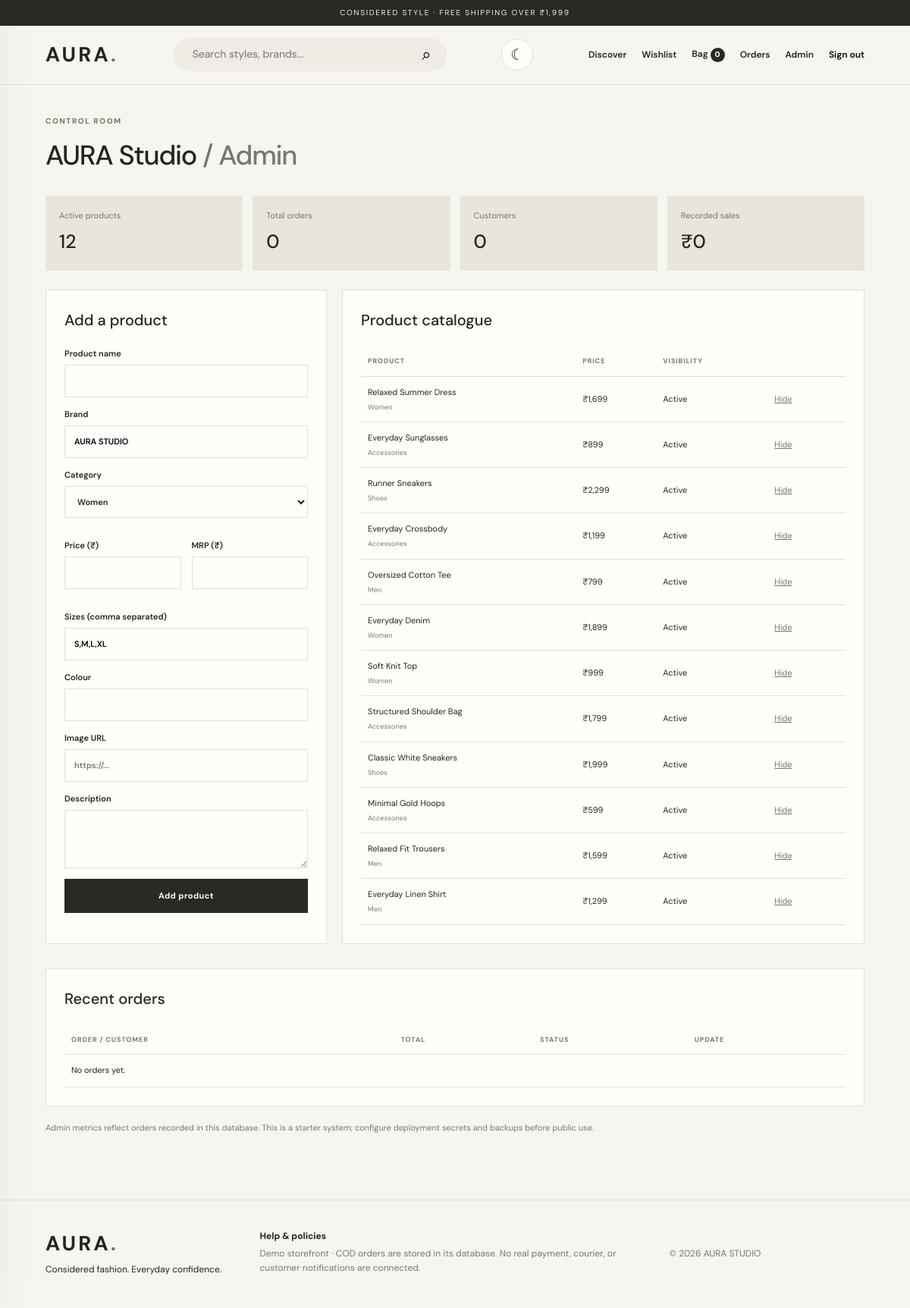
The page /admin (signed in) on the database its author committed.
### tables this page shows
CREATE TABLE products(id INTEGER PRIMARY KEY, name TEXT NOT NULL, brand TEXT NOT NULL, category TEXT NOT NULL, price INTEGER NOT NULL, old_price INTEGER NOT NULL DEFAULT 0, sizes TEXT NOT NULL DEFAULT 'One Size', color TEXT NOT NULL DEFAULT '', image TEXT NOT NULL DEFAULT '', description TEXT NOT NULL DEFAULT '', active INTEGER NOT NULL DEFAULT 1, created_at TEXT DEFAULT CURRENT_TIMESTAMP);

### app.py (the view)
@app.route('/admin')
@login_required
@admin_required
def admin():
    conn=db(); products=conn.execute('SELECT * FROM products ORDER BY id DESC').fetchall(); orders=conn.execute('SELECT o.*,u.email FROM orders o JOIN users u ON u.id=o.user_id ORDER BY o.id DESC LIMIT 100').fetchall()
    stats={'products':conn.execute('SELECT COUNT(*) FROM products WHERE active=1').fetchone()[0], 'orders':conn.execute('SELECT COUNT(*) FROM orders').fetchone()[0], 'users':conn.execute('SELECT COUNT(*) FROM users WHERE is_admin=0').fetchone()[0], 'sales':conn.execute("SELECT COALESCE(SUM(total),0) FROM orders WHERE status!='Cancelled'").fetchone()[0]}
    return render_template('admin.html', products=products, orders=orders, stats=stats)

### app.py (called while the page is built)
def db():
    if 'db' not in g:
        g.db = sqlite3.connect(DB_PATH)
        g.db.row_factory = sqlite3.Row
        g.db.execute('PRAGMA foreign_keys = ON')
    return g.db

@app.context_processor
def inject_globals():
    user = None
    if session.get('user_id'):
        user = db().execute('SELECT id,name,email,is_admin FROM users WHERE id=?', (session['user_id'],)).fetchone()
    cart = session.get('cart', {})
    return {'current_user': user, 'cart_count': sum(int(v.get('qty',1)) for v in cart.values()), 'year': 2026}

def login_required(fn):
    @wraps(fn)
    def wrapped(*a, **kw):
        if not session.get('user_id'):
            flash('Please sign in to continue.', 'info'); return redirect(url_for('login', next=request.path))
        return fn(*a, **kw)
    return wrapped

def admin_required(fn):
    @wraps(fn)
    def wrapped(*a, **kw):
        u = db().execute('SELECT is_admin FROM users WHERE id=?', (session.get('user_id', -1),)).fetchone()
        if not u or not u['is_admin']: abort(403)
        return fn(*a, **kw)
    return wrapped

def csrf_token():
    if '_csrf' not in session: session['_csrf'] = secrets.token_urlsafe(24)
    return session['_csrf']

@app.before_request
def csrf_protect():
    if request.method == 'POST':
        token = request.form.get('_csrf') or request.headers.get('X-CSRF-Token')
        if not token or not secrets.compare_digest(token, session.get('_csrf', '')):
            abort(400, 'Invalid or expired form token. Refresh and try again.')

### templates/admin.html
{% extends 'base.html' %}{% block title %}Admin studio — AURA{% endblock %}{% block content %}<section class="section"><p class="eyebrow">CONTROL ROOM</p><h1>AURA Studio <span class="muted">/ Admin</span></h1><div class="stats"><div><span>Active products</span><b>{{ stats.products }}</b></div><div><span>Total orders</span><b>{{ stats.orders }}</b></div><div><span>Customers</span><b>{{ stats.users }}</b></div><div><span>Recorded sales</span><b>₹{{ '{:,}'.format(stats.sales) }}</b></div></div><div class="adminlayout"><form class="panel" method="post" action="{{ url_for('admin_product_add') }}"><input type="hidden" name="_csrf" value="{{ csrf_token() }}"><h2>Add a product</h2><label>Product name<input name="name" required></label><label>Brand<input name="brand" value="AURA STUDIO" required></label><label>Category<select name="category"><option>Women</option><option>Men</option><option>Shoes</option><option>Accessories</option><option>Beauty</option></select></label><div class="twocol"><label>Price (₹)<input name="price" type="number" min="1" required></label><label>MRP (₹)<input name="old_price" type="number" min="1" required></label></div><label>Sizes (comma separated)<input name="sizes" value="S,M,L,XL" required></label><label>Colour<input name="color"></label><label>Image URL<input name="image" type="url" required placeholder="https://..."></label><label>Description<textarea name="description" required rows="3"></textarea></label><button class="button dark full">Add product</button></form><div class="panel"><h2>Product catalogue</h2><div class="tablewrap"><table><thead><tr><th>Product</th><th>Price</th><th>Visibility</th><th></th></tr></thead><tbody>{% for p in products %}<tr><td>{{ p.name }}<small>{{ p.category }}</small></td><td>₹{{ '{:,}'.format(p.price) }}</td><td>{{ 'Active' if p.active else 'Hidden' }}</td><td><form method="post" action="{{ url_for('admin_product_toggle',product_id=p.id) }}"><input type="hidden" name="_csrf" value="{{ csrf_token() }}"><button class="textbutton">{{ 'Hide' if p.active else 'Activate' }}</button></form></td></tr>{% endfor %}</tbody></table></div></div></div><div class="panel space" id="orders"><h2>Recent orders</h2><div class="tablewrap"><table><thead><tr><th>Order / customer</th><th>Total</th><th>Status</th><th>Update</th></tr></thead><tbody>{% for o in orders %}<tr><td><b>{{ o.order_no }}</b><small>{{ o.email }}</small></td><td>₹{{ '{:,}'.format(o.total) }}</td><td>{{ o.status }}</td><td><form method="post" action="{{ url_for('admin_order_status',order_id=o.id) }}" class="statusform"><input type="hidden" name="_csrf" value="{{ csrf_token() }}"><select name="status">{% for s in ['Placed','Confirmed','Packed','Shipped','Delivered','Cancelled'] %}<option {{ 'selected' if s==o.status else '' }}>{{ s }}</option>{% endfor %}</select><button class="button outline small">Save</button></form></td></tr>{% else %}<tr><td colspan="4">No orders yet.</td></tr>{% endfor %}</tbody></table></div></div><p class="muted tiny">Admin metrics reflect orders recorded in this database. This is a starter system; configure deployment secrets and backups before public use.</p></section>{% endblock %}

### static/style.css (style rules this page uses)
:root { --paper:#f7f5ef;--white:#fffefa;--ink:#24251f;--muted:#77786e;--line:#e3e0d6;--olive:#73765c;--accent:#d8c7ad }
* { box-sizing:border-box }
html { scroll-behavior:smooth }
body { margin:0;background:var(--paper);color:var(--ink);font-family:'DM Sans',Arial,sans-serif;font-size:14px;line-height:1.55 }
button,input,select,textarea { font:inherit }
button,a,select { cursor:pointer }
.eyebrow,.brand,.label { font-size:10px;letter-spacing:.16em;font-weight:700;color:var(--olive);text-transform:uppercase }
.button { display:inline-flex;justify-content:center;align-items:center;border:1px solid transparent;padding:13px 19px;font-size:11px;font-weight:700;letter-spacing:.04em;transition:.2s;min-height:43px }
.button.dark { background:#292a23;color:#fffefa }
.button.full { width:100% }
.section { padding:30px clamp(18px,5vw,75px) 75px;max-width:1600px;margin:auto }
.sectionhead h2,.section h1 { font-size:clamp(28px,3vw,42px);font-weight:500;letter-spacing:-.035em;margin:6px 0 }
.muted { color:var(--muted) }
.tiny { font-size:11px }
.filters select,select { padding:10px;border:1px solid var(--line);background:var(--white);color:var(--ink) }
.space { margin-top:12px }
.textbutton { border:0;background:transparent;text-decoration:underline;color:var(--muted);font-size:11px;padding:7px }
.summary,.panel,.authcard { background:var(--white);border:1px solid var(--line);padding:24px }
.summary h2,.panel h2,.authcard h2 { font-size:20px;font-weight:500;margin:0 0 20px }
.authcard label,.panel label { display:block;font-size:11px;font-weight:600;margin:14px 0 }
.authcard label input,.panel input:not([type=hidden]),.panel textarea,.panel select,.authcard input:not([type=hidden]),.checkoutgrid input { display:block;width:100%;padding:12px;margin-top:6px;border:1px solid var(--line);background:#fffefa;outline-color:var(--olive) }
.panel { margin-bottom:20px }
.twocol { display:grid;grid-template-columns:1fr 1fr;gap:14px }
.stats { display:grid;grid-template-columns:repeat(4,1fr);gap:13px;margin:25px 0 }
.stats div { background:#e8e5da;padding:18px }
.stats span { display:block;font-size:11px;color:var(--muted) }
.stats b { display:block;font-size:25px;margin-top:7px;font-weight:500 }
.adminlayout { display:grid;grid-template-columns:.7fr 1.3fr;gap:20px }
.tablewrap { overflow:auto }
table { width:100%;border-collapse:collapse;font-size:11px;text-align:left }
th,td { padding:12px 9px;border-bottom:1px solid var(--line);vertical-align:middle }
th { font-size:9px;letter-spacing:.1em;text-transform:uppercase;color:var(--muted) }
td small { display:block;color:var(--muted);margin-top:4px }

### rows shown on the page
products: name "Relaxed Summer Dress", category "Women", price "1,699", active "Active", active "Hide"
products: name "Everyday Sunglasses", category "Accessories", price "899", active "Active", active "Hide"
products: name "Runner Sneakers", category "Shoes", price "2,299", active "Active", active "Hide"
products: name "Everyday Crossbody", category "Accessories", price "1,199", active "Active", active "Hide"
products: name "Oversized Cotton Tee", category "Men", price "799", active "Active", active "Hide"
products: name "Everyday Denim", category "Women", price "1,899", active "Active", active "Hide"
products: name "Soft Knit Top", category "Women", price "999", active "Active", active "Hide"
products: name "Structured Shoulder Bag", category "Accessories", price "1,799", active "Active", active "Hide"
products: name "Classic White Sneakers", category "Shoes", price "1,999", active "Active", active "Hide"
products: name "Minimal Gold Hoops", category "Accessories", price "599", active "Active", active "Hide"
products: name "Relaxed Fit Trousers", category "Men", price "1,599", active "Active", active "Hide"
products: name "Everyday Linen Shirt", category "Men", price "1,299", active "Active", active "Hide"

### other values the page prints
{{ cart_count }} "0"
{{ stats.products }} "12"
{{ stats.orders }} "0"
{{ stats.users }} "0"
{{ '{:,}'.format(stats.sales) }} "0"
{{ year }} "2026"
